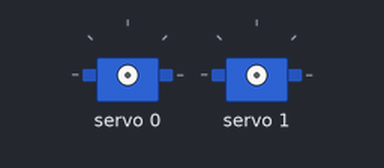
The sketch below on a simulated Arduino Uno, built with avr-gcc and run on an emulated ATmega328P. On the bench: 2 × servo.

Above: at 0.05 s.
Timing chart, 0 to 6.5 s (numbered marks = the images above):
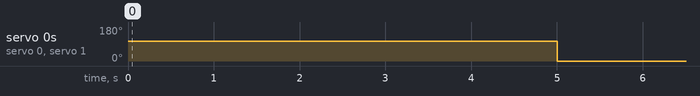

Measured:
- by itself, servo 0, servo 1: alternates 105° for 3.0 s and 0° for 2.0 s

The sketch:

servo.ino
```cpp
#include <Wire.h>
#include <Adafruit_PWMServoDriver.h>

// called this way, it uses the default address 0x40
Adafruit_PWMServoDriver pwm = Adafruit_PWMServoDriver();

#define SERVOMIN  70 // this is the 'minimum' pulse length count (out of 4096)
#define SERVOMAX  450 // this is the 'maximum' pulse length count (out of 4096)


void setup() {
  Serial.begin(9600);


  pwm.begin();

  pwm.setPWMFreq(60);  // Analog servos run at ~60 Hz updates


}


void loop() {
  delay(2000);
  pwm.setPWM(0,0,400);
  pwm.setPWM(1,0,400);
  delay(3000);

  pwm.setPWM(0,0,50);
  pwm.setPWM(1,0,50);


}
```
